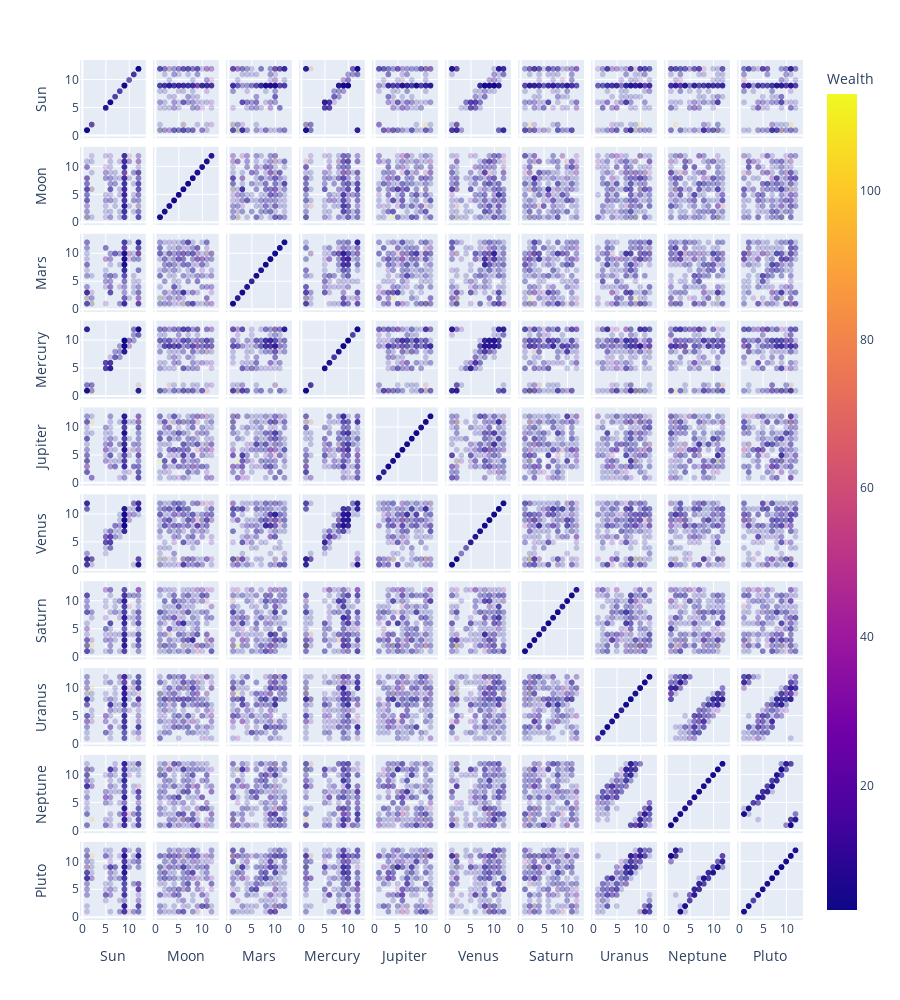

The cell this chart's notebook holds for it:
### Markdown cell above
Тут опять полезно выключить Солнце, потому что оно из-за масштаба сжимает остальные планеты. Теперь Видно что Меркурий довольно сильно штырит, в основном он находится в 1, 9, 10 и 12 домах. (Если выключить все кроме Солнца и Меркурия, то кажется будто они должны попадать в 1, 5, 6, 9, 10 и 12 дома) Плюс Венера и Марс немного чаще встречаются в половине небосвода у 8-11-2 дома. Остальные просто немного кривые, но все же круги.

Новая идея: а что, если важна корреляция между планетами? То есть например, Марс и Венера должны находится в соседних домах для равновесия мужского и женского. Звучит правдоподобно, проверяем.

Здесь каждый маленький график это координаты в домах для каждой пары планет. Тут каждый человек очень прозрачный, тогда, если точка жирная, то это много людей. Доход людей помог бы нам определить самые богатые места, но такого не случилось. Смотрим:

### Code cell
px.scatter_matrix(data_frame=Frame, dimensions=list_planets[:-1],opacity=0.2, height=1000, color='Wealth')

### Figure 1 — Plotly figure (JSON) as saved in the notebook; plotly's stock layout.template omitted (floating-point values rounded to 4 significant figures; data arrays with more than 128 entries replaced by an {"elided": "..."} marker saying what was removed)
{"data": [{"dimensions": [{"axis": {"matches": true}, "label": "Sun", "values": {"elided": "220 int values"}}, {"axis": {"matches": true}, "label": "Moon", "values": {"elided": "220 int values"}}, {"axis": {"matches": true}, "label": "Mars", "values": {"elided": "220 int values"}}, {"axis": {"matches": true}, "label": "Mercury", "values": {"elided": "220 int values"}}, {"axis": {"matches": true}, "label": "Jupiter", "values": {"elided": "220 int values"}}, {"axis": {"matches": true}, "label": "Venus", "values": {"elided": "220 int values"}}, {"axis": {"matches": true}, "label": "Saturn", "values": {"elided": "220 int values"}}, {"axis": {"matches": true}, "label": "Uranus", "values": {"elided": "220 int values"}}, {"axis": {"matches": true}, "label": "Neptune", "values": {"elided": "220 int values"}}, {"axis": {"matches": true}, "label": "Pluto", "values": {"elided": "220 int values"}}], "hovertemplate": "%{xaxis.title.text}=%{x}<br>%{yaxis.title.text}=%{y}<br>Wealth=%{marker.color}<extra></extra>", "legendgroup": "", "marker": {"color": {"elided": "220 float values"}, "coloraxis": "coloraxis", "opacity": 0.2, "symbol": "circle"}, "name": "", "showlegend": false, "type": "splom"}], "layout": {"coloraxis": {"colorbar": {"title": {"text": "Wealth"}}, "colorscale": [[0, "#0d0887"], [0.1111, "#46039f"], [0.2222, "#7201a8"], [0.3333, "#9c179e"], [0.4444, "#bd3786"], [0.5556, "#d8576b"], [0.6667, "#ed7953"], [0.7778, "#fb9f3a"], [0.8889, "#fdca26"], [1, "#f0f921"]]}, "dragmode": "select", "height": 1000, "legend": {"tracegroupgap": 0}, "margin": {"t": 60}}}
